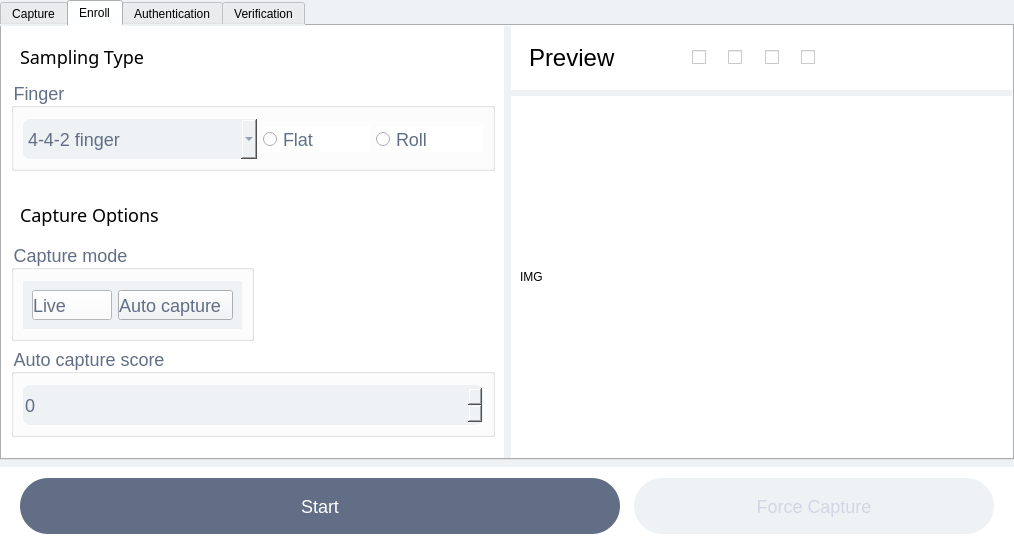
                 <widget class="QWidget" name="widget_8" native="true">
                  <property name="sizePolicy">
                   <sizepolicy hsizetype="Preferred" vsizetype="Preferred">
                    <horstretch>4</horstretch>
                    <verstretch>0</verstretch>
                   </sizepolicy>
                  </property>
                  <property name="styleSheet">
                   <string notr="true">background-color: rgb(239, 242, 245);</string>
                  </property>
                  <layout class="QVBoxLayout" name="verticalLayout_9">
                   <property name="spacing">
                    <number>7</number>
                   </property>
                   <property name="leftMargin">
                    <number>0</number>
                   </property>
                   <property name="topMargin">
                    <number>0</number>
                   </property>
                   <property name="rightMargin">
                    <number>0</number>
                   </property>
                   <property name="bottomMargin">
                    <number>0</number>
                   </property>
                   <item>
                    <widget class="QTabWidget" name="tabWidget">
                     <property name="styleSheet">
                      <string notr="true">background-color: rgb(239, 242, 245);</string>
                     </property>
                     <property name="tabShape">
                      <enum>QTabWidget::Rounded</enum>
                     </property>
                     <property name="currentIndex">
                      <number>1</number>
                     </property>
                     <property name="iconSize">
                      <size>
                       <width>48</width>
                       <height>48</height>
                      </size>
                     </property>
                     <property name="elideMode">
                      <enum>Qt::ElideNone</enum>
                     </property>
                     <property name="usesScrollButtons">
                      <bool>true</bool>
                     </property>
                     <property name="documentMode">
                      <bool>false</bool>
                     </property>
                     <property name="tabsClosable">
                      <bool>false</bool>
                     </property>
                     <property name="movable">
                      <bool>false</bool>
                     </property>
                     <property name="tabBarAutoHide">
                      <bool>false</bool>
                     </property>
                     <widget class="QWidget" name="tab_4">
                      <attribute name="title">
                       <string>Capture</string>
                      </attribute>
                     </widget>
                     <widget class="QWidget" name="tab">
                      <attribute name="title">
                       <string>Enroll</string>
                      </attribute>
                      <layout class="QHBoxLayout" name="horizontalLayout_6">
                       <property name="spacing">
                        <number>7</number>
                       </property>
                       <property name="leftMargin">
                        <number>0</number>
                       </property>
                       <property name="topMargin">
                        <number>0</number>
                       </property>
                       <property name="rightMargin">
                        <number>0</number>
                       </property>
                       <property name="bottomMargin">
                        <number>0</number>
                       </property>
                       <item>
                        <widget class="QWidget" name="widget_14" native="true">
                         <property name="sizePolicy">
                          <sizepolicy hsizetype="Preferred" vsizetype="Preferred">
                           <horstretch>0</horstretch>
                           <verstretch>0</verstretch>
                          </sizepolicy>
                         </property>
                         <property name="styleSheet">
                          <string notr="true">background-color: rgb(255, 255, 255);</string>
                         </property>
                         <layout class="QVBoxLayout" name="verticalLayout_12">
                          <property name="spacing">
                           <number>0</number>
                          </property>
                          <property name="leftMargin">
                           <number>0</number>
                          </property>
                          <property name="topMargin">
                           <number>0</number>
                          </property>
                          <property name="rightMargin">
                           <number>0</number>
                          </property>
                          <property name="bottomMargin">
                           <number>10</number>
                          </property>
                          <item>
                           <widget class="QWidget" name="widget_21" native="true">
                            <property name="sizePolicy">
                             <sizepolicy hsizetype="Preferred" vsizetype="Fixed">
                              <horstretch>0</horstretch>
                              <verstretch>1</verstretch>
                             </sizepolicy>
                            </property>
                            <property name="styleSheet">
                             <string notr="true">background-color: rgb(255, 255, 255);</string>
                            </property>
                            <layout class="QVBoxLayout" name="verticalLayout_13">
                             <property name="spacing">
                              <number>0</number>
                             </property>
                             <property name="bottomMargin">
                              <number>11</number>
                             </property>
                             <item>
                              <widget class="QWidget" name="widget_7" native="true">
                               <property name="sizePolicy">
                                <sizepolicy hsizetype="Preferred" vsizetype="Fixed">
                                 <horstretch>0</horstretch>
                                 <verstretch>0</verstretch>
                                </sizepolicy>
                               </property>
                               <layout class="QVBoxLayout" name="verticalLayout_35">
                                <property name="bottomMargin">
                                 <number>11</number>
                                </property>
                                <item>
                                 <widget class="QLabel" name="label_6">
                                  <property name="sizePolicy">
                                   <sizepolicy hsizetype="Preferred" vsizetype="Fixed">
                                    <horstretch>0</horstretch>
                                    <verstretch>0</verstretch>
                                   </sizepolicy>
                                  </property>
                                  <property name="font">
                                   <font>
                                    <family>18px</family>
                                    <pointsize>-1</pointsize>
                                    <italic>false</italic>
                                    <bold>false</bold>
                                   </font>
                                  </property>
                                  <property name="styleSheet">
                                   <string notr="true">font-size:18px;
/* Layout Properties */
top: 428px;
left: 48px;
width: 122px;
height: 22px;
/* UI Properties */
font: var(--unnamed-font-style-normal) normal medium var(--unnamed-font-size-18)/19.2px var(--unnamed-font-family-helvetica-neue);
letter-spacing: var(--unnamed-character-spacing-0);
color: var(--unnamed-color-000000);
text-align: left;
font: normal normal medium 18px/19px Helvetica Neue;
letter-spacing: 0px;
color: #000000;
opacity: 1;</string>
                                  </property>
                                  <property name="text">
                                   <string>Sampling Type</string>
                                  </property>
                                  <property name="alignment">
                                   <set>Qt::AlignBottom|Qt::AlignLeading|Qt::AlignLeft</set>
                                  </property>
                                 </widget>
                                </item>
                               </layout>
                              </widget>
                             </item>
                             <item>
                              <widget class="QGroupBox" name="groupBox_2">
                               <property name="sizePolicy">
                                <sizepolicy hsizetype="Preferred" vsizetype="Fixed">
                                 <horstretch>0</horstretch>
                                 <verstretch>0</verstretch>
                                </sizepolicy>
                               </property>
                               <property name="styleSheet">
                                <string notr="true">font-size:18px;
/* Layout Properties */
top: 469px;
left: 48px;
width: 50px;
height: 21px;
/* UI Properties */
letter-spacing: var(--unnamed-character-spacing-0);
color: var(--unnamed-color-616e85);
text-align: left;
letter-spacing: 0px;
color: #616E85;
opacity: 1;</string>
                               </property>
                               <property name="title">
                                <string>Finger</string>
                               </property>
                               <property name="alignment">
                                <set>Qt::AlignLeading|Qt::AlignLeft|Qt::AlignTop</set>
                               </property>
                               <layout class="QHBoxLayout" name="horizontalLayout_9">
                                <property name="topMargin">
                                 <number>11</number>
                                </property>
                                <item>
                                 <widget class="QComboBox" name="comboBox_2">
                                  <property name="styleSheet">
                                   <string notr="true">background-color: #EFF2F5;
/* Layout Properties */
top: 496px;
left: 48px;
width: 216px;
height: 40px;
/* UI Properties */
border-radius: 7px;
opacity: 1;</string>
                                  </property>
                                  <item>
                                   <property name="text">
                                    <string>4-4-2 finger</string>
                                   </property>
                                  </item>
                                 </widget>
                                </item>
                                <item>
                                 <widget class="QRadioButton" name="radioButton_2">
                                  <property name="text">
                                   <string>Flat</string>
                                  </property>
                                 </widget>
                                </item>
                                <item>
                                 <widget class="QRadioButton" name="radioButton_3">
                                  <property name="text">
                                   <string>Roll</string>
                                  </property>
                                 </widget>
                                </item>
                               </layout>
                              </widget>
                             </item>
                            </layout>
                           </widget>
                          </item>
                          <item>
                           <widget class="QWidget" name="widget_22" native="true">
                            <property name="sizePolicy">
                             <sizepolicy hsizetype="Preferred" vsizetype="Fixed">
                              <horstretch>0</horstretch>
                              <verstretch>1</verstretch>
                             </sizepolicy>
                            </property>
                            <property name="layoutDirection">
                             <enum>Qt::LeftToRight</enum>
                            </property>
                            <property name="styleSheet">
                             <string notr="true">background-color: rgb(255, 255, 255);</string>
                            </property>
                            <layout class="QVBoxLayout" name="verticalLayout_14">
                             <property name="topMargin">
                              <number>11</number>
                             </property>
                             <item>
                              <widget class="QWidget" name="widget_46" native="true">
                               <property name="sizePolicy">
                                <sizepolicy hsizetype="Preferred" vsizetype="Fixed">
                                 <horstretch>0</horstretch>
                                 <verstretch>0</verstretch>
                                </sizepolicy>
                               </property>
                               <layout class="QHBoxLayout" name="horizontalLayout_18">
                                <item>
                                 <widget class="QLabel" name="label_7">
                                  <property name="sizePolicy">
                                   <sizepolicy hsizetype="Preferred" vsizetype="Fixed">
                                    <horstretch>0</horstretch>
                                    <verstretch>0</verstretch>
                                   </sizepolicy>
                                  </property>
                                  <property name="font">
                                   <font>
                                    <family>18px</family>
                                    <pointsize>-1</pointsize>
                                    <italic>false</italic>
                                    <bold>false</bold>
                                   </font>
                                  </property>
                                  <property name="styleSheet">
                                   <string notr="true">font-size:18px;
/* Layout Properties */
top: 428px;
left: 48px;
width: 122px;
height: 22px;
/* UI Properties */
font: var(--unnamed-font-style-normal) normal medium var(--unnamed-font-size-18)/19.2px var(--unnamed-font-family-helvetica-neue);
letter-spacing: var(--unnamed-character-spacing-0);
color: var(--unnamed-color-000000);
text-align: left;
font: normal normal medium 18px/19px Helvetica Neue;
letter-spacing: 0px;
color: #000000;
opacity: 1;</string>
                                  </property>
                                  <property name="text">
                                   <string>Capture Options</string>
                                  </property>
                                  <property name="alignment">
                                   <set>Qt::AlignLeading|Qt::AlignLeft|Qt::AlignTop</set>
                                  </property>
                                 </widget>
                                </item>
                               </layout>
                              </widget>
                             </item>
                             <item>
                              <widget class="QGroupBox" name="groupBox_3">
                               <property name="sizePolicy">
                                <sizepolicy hsizetype="Fixed" vsizetype="Fixed">
                                 <horstretch>0</horstretch>
                                 <verstretch>0</verstretch>
                                </sizepolicy>
                               </property>
                               <property name="styleSheet">
                                <string notr="true">font-size:18px;
/* Layout Properties */
top: 469px;
left: 48px;
width: 50px;
height: 21px;
/* UI Properties */
letter-spacing: var(--unnamed-character-spacing-0);
color: var(--unnamed-color-616e85);
text-align: left;
letter-spacing: 0px;
color: #616E85;
opacity: 1;</string>
                               </property>
                               <property name="title">
                                <string>Capture mode</string>
                               </property>
                               <property name="alignment">
                                <set>Qt::AlignLeading|Qt::AlignLeft|Qt::AlignTop</set>
                               </property>
                               <layout class="QHBoxLayout" name="horizontalLayout_11">
                                <property name="topMargin">
                                 <number>11</number>
                                </property>
                                <item>
                                 <widget class="QWidget" name="widget_48" native="true">
                                  <property name="styleSheet">
                                   <string notr="true">background-color: #EFF2F5;</string>
                                  </property>
                                  <layout class="QHBoxLayout" name="horizontalLayout_19">
                                   <item>
                                    <widget class="QPushButton" name="CaptureLiveModeButton">
                                     <property name="styleSheet">
                                      <string notr="true">background-color: rgb(255, 255, 255);
/* Layout Properties */
top: 664px;
left: 68px;
width: 34px;
height: 22px;
/* UI Properties */
text-align: left;
letter-spacing: 0px;
color: #616E85;
opacity: 1;</string>
                                     </property>
                                     <property name="text">
                                      <string>Live</string>
                                     </property>
                                    </widget>
                                   </item>
                                   <item>
                                    <widget class="QPushButton" name="pushButton_5">
                                     <property name="styleSheet">
                                      <string notr="true">background-color: #EFF2F5;
/* Layout Properties */
top: 664px;
left: 139px;
width: 107px;
height: 22px;
/* UI Properties */
text-align: left;
letter-spacing: 0px;
color: #616E85;
opacity: 1;</string>
                                     </property>
                                     <property name="text">
                                      <string>Auto capture</string>
                                     </property>
                                    </widget>
                                   </item>
                                  </layout>
                                 </widget>
                                </item>
                               </layout>
                              </widget>
                             </item>
                             <item>
                              <widget class="QGroupBox" name="groupBox_4">
                               <property name="sizePolicy">
                                <sizepolicy hsizetype="Preferred" vsizetype="Fixed">
                                 <horstretch>0</horstretch>
                                 <verstretch>0</verstretch>
                                </sizepolicy>
                               </property>
                               <property name="styleSheet">
                                <string notr="true">font-size:18px;
/* Layout Properties */
top: 469px;
left: 48px;
width: 50px;
height: 21px;
/* UI Properties */
letter-spacing: var(--unnamed-character-spacing-0);
color: var(--unnamed-color-616e85);
text-align: left;
letter-spacing: 0px;
color: #616E85;
opacity: 1;</string>
                               </property>
                               <property name="title">
                                <string>Auto capture score</string>
                               </property>
                               <property name="alignment">
                                <set>Qt::AlignLeading|Qt::AlignLeft|Qt::AlignTop</set>
                               </property>
                               <layout class="QHBoxLayout" name="horizontalLayout_10">
                                <property name="topMargin">
                                 <number>11</number>
                                </property>
                                <item>
                                 <widget class="QSpinBox" name="spinBox">
                                  <property name="styleSheet">
                                   <string notr="true">background-color: #EFF2F5;
/* Layout Properties */
top: 744px;
left: 48px;
width: 408px;
height: 40px;
/* UI Properties */
border-radius: 7px;
opacity: 1;</string>
                                  </property>
                                 </widget>
                                </item>
                               </layout>
                              </widget>
                             </item>
                            </layout>
                           </widget>
                          </item>
                          <item>
                           <widget class="QWidget" name="widget_47" native="true">
                            <property name="sizePolicy">
                             <sizepolicy hsizetype="Preferred" vsizetype="Preferred">
                              <horstretch>0</horstretch>
                              <verstretch>1</verstretch>
                             </sizepolicy>
                            </property>
                           </widget>
                          </item>
                         </layout>
                        </widget>
                       </item>
                       <item>
                        <widget class="QWidget" name="widget_15" native="true">
                         <layout class="QVBoxLayout" name="verticalLayout_10">
                          <property name="leftMargin">
                           <number>0</number>
                          </property>
                          <property name="topMargin">
                           <number>0</number>
                          </property>
                          <property name="rightMargin">
                           <number>0</number>
                          </property>
                          <property name="bottomMargin">
                           <number>0</number>
                          </property>
                          <item>
                           <widget class="QWidget" name="widget_16" native="true">
                            <property name="sizePolicy">
                             <sizepolicy hsizetype="Preferred" vsizetype="Fixed">
                              <horstretch>0</horstretch>
                              <verstretch>1</verstretch>
                             </sizepolicy>
                            </property>
                            <property name="styleSheet">
                             <string notr="true">background-color: rgb(255, 255, 255);</string>
                            </property>
                            <layout class="QHBoxLayout" name="horizontalLayout_7">
                             <item>
                              <widget class="QWidget" name="widget_19" native="true">
                               <layout class="QVBoxLayout" name="verticalLayout_11">
                                <item>
                                 <widget class="QLabel" name="label_5">
                                  <property name="styleSheet">
                                   <string notr="true">font-size:24px;
/* Layout Properties */
top: 424px;
left: 616px;
width: 91px;
height: 28px;
/* UI Properties */
letter-spacing: var(--unnamed-character-spacing-0);
color: var(--unnamed-color-000000);
text-align: left;
letter-spacing: 0px;
color: #000000;
opacity: 1;</string>
                                  </property>
                                  <property name="text">
                                   <string>Preview</string>
                                  </property>
                                 </widget>
                                </item>
                               </layout>
                              </widget>
                             </item>
                             <item>
                              <widget class="QWidget" name="widget_18" native="true">
                               <layout class="QHBoxLayout" name="horizontalLayout_8">
                                <item>
                                 <widget class="QCheckBox" name="checkBox">
                                  <property name="text">
                                   <string/>
                                  </property>
                                 </widget>
                                </item>
                                <item>
                                 <widget class="QCheckBox" name="checkBox_4">
                                  <property name="text">
                                   <string/>
                                  </property>
                                 </widget>
                                </item>
                                <item>
                                 <widget class="QCheckBox" name="checkBox_3">
                                  <property name="text">
                                   <string/>
                                  </property>
                                 </widget>
                                </item>
                                <item>
                                 <widget class="QCheckBox" name="checkBox_2">
                                  <property name="text">
                                   <string/>
                                  </property>
                                 </widget>
                                </item>
                               </layout>
                              </widget>
                             </item>
                             <item>
                              <widget class="QWidget" name="widget_20" native="true"/>
                             </item>
                            </layout>
                           </widget>
                          </item>
                          <item>
                           <widget class="QWidget" name="widget_17" native="true">
                            <property name="sizePolicy">
                             <sizepolicy hsizetype="Preferred" vsizetype="Preferred">
                              <horstretch>0</horstretch>
                              <verstretch>3</verstretch>
                             </sizepolicy>
                            </property>
                            <property name="styleSheet">
                             <string notr="true">background-color: rgb(255, 255, 255);</string>
                            </property>
                            <layout class="QVBoxLayout" name="verticalLayout_34">
                             <item>
                              <widget class="QLabel" name="preview_enroll">
                               <property name="text">
                                <string>IMG</string>
                               </property>
                              </widget>
                             </item>
                            </layout>
                           </widget>
                          </item>
                         </layout>
                        </widget>
                       </item>
                      </layout>
                     </widget>
                     <widget class="QWidget" name="tab_3">
                      <attribute name="title">
                       <string>Authentication</string>
                      </attribute>
                     </widget>
                     <widget class="QWidget" name="tab_2">
                      <attribute name="title">
                       <string>Verification</string>
                      </attribute>
                     </widget>
                    </widget>
                   </item>
                   <item>
                    <widget class="QWidget" name="widget_13" native="true">
                     <property name="styleSheet">
                      <string notr="true">background-color: rgb(255, 255, 255);</string>
                     </property>
                     <layout class="QHBoxLayout" name="horizontalLayout_5">
                      <property name="spacing">
                       <number>14</number>
                      </property>
                      <property name="leftMargin">
                       <number>20</number>
                      </property>
                      <property name="topMargin">
                       <number>11</number>
                      </property>
                      <property name="rightMargin">
                       <number>20</number>
                      </property>
                      <item>
                       <widget class="QPushButton" name="pushButton_2">
                        <property name="styleSheet">
                         <string notr="true">
font-size:18px;
/* UI Properties */
letter-spacing: var(--unnamed-character-spacing-0);
color: var(--unnamed-color-ffffff);
text-align: center;
letter-spacing: 0px;
color: #FFFFFF;
opacity: 1;

/* Layout Properties */
top: 912px;
left: 48px;
width: 600px;
height: 56px;
/* UI Properties */
background-color: rgb(97, 110, 133);
border-radius: 28px;
opacity: 1;

</string>
                        </property>
                        <property name="text">
                         <string>Start</string>
                        </property>
                       </widget>
                      </item>
                      <item>
                       <widget class="QPushButton" name="pushButton_3">
                        <property name="enabled">
                         <bool>false</bool>
                        </property>
                        <property name="styleSheet">
                         <string notr="true">font-size:18px;
/* Layout Properties */
top: 929px;
left: 785px;
width: 118px;
height: 22px;
/* UI Properties */
letter-spacing: var(--unnamed-character-spacing-0);
color: var(--unnamed-color-cfd6e4);
text-align: center;
letter-spacing: 0px;
color: #CFD6E4;
opacity: 1;

/* Layout Properties */
top: 912px;
left: 664px;
width: 360px;
height: 56px;
/* UI Properties */
background-color: rgb(239, 242, 245);
border-radius: 28px;
opacity: 1;</string>
                        </property>
                        <property name="text">
                         <string>Force Capture</string>
                        </property>
                       </widget>
                      </item>
                     </layout>
                    </widget>
                   </item>
                  </layout>
                 </widget>
